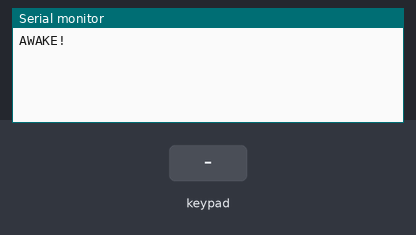
A sketch run on a simulated ESP32. On the bench: the last lines printed to the serial monitor. Inputs (shaded band) come from the test bench.

Above: at 1.2 s.
1.3 s: key '.' pressed
At 2.5 s:
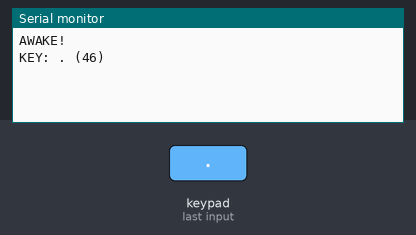
2.8 s: key 'g' pressed
At 3.5 s:
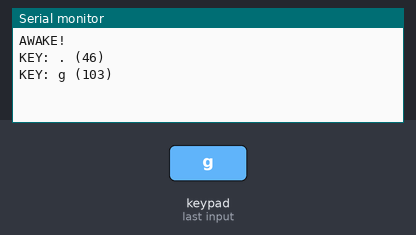
4.3 s: key 'E' pressed
At 4.9 s:
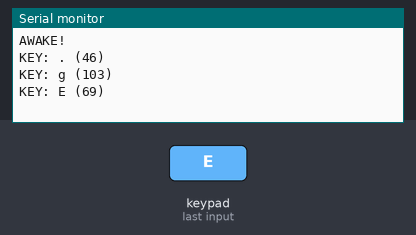
5.8 s: key 'C' pressed
At 7.0 s:
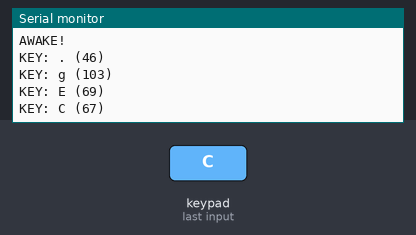
7.3 s: key 'c' pressed
At 8.1 s:
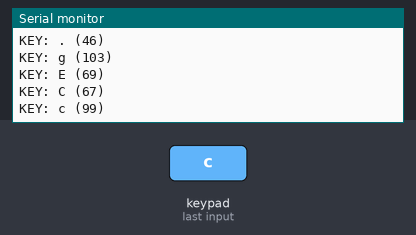
8.8 s: key 'd' pressed
At 9.5 s:
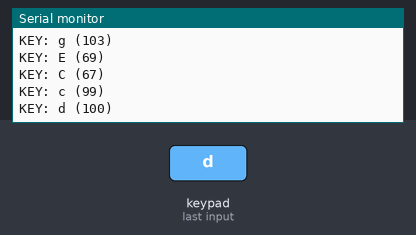

The sketch:

RadioShackSmall.ino
```cpp
#include <Keypad.h>

#define ROWS   3
#define COLS   9

#define CLR 'C'
#define CE  'E'
#define ROOT 'R'
#define CLR 'C'

char keys[ROWS][COLS] = {
  {'.','g',CE,CLR,'0','c','d','e','f'},
  {'/','%','P',CLR,ROOT,'*','-','+','='},
  {'7','9','2','1','3','6','5','4','8'}
};
byte rowPins[ROWS] = {0,1,20};
byte colPins[COLS] = {15,16,17,18,19,5,4,3,2};

Keypad customKeypad = Keypad( makeKeymap(keys), rowPins, colPins, ROWS, COLS);

void setup(){
  Serial.begin(115200);
  Serial.println("AWAKE!");
}

void loop(){
  char customKey = customKeypad.getKey();
  if (customKey){
    Serial.printf("KEY: %c (%d)\n", customKey, customKey);
  }
}
```

Measured:
- after the input at 1.3 s, the serial monitor: prints a new line at once (image 1)
- after the input at 2.8 s, the serial monitor: prints a new line at once (image 2)
- after the input at 4.3 s, the serial monitor: prints a new line at once (image 3)
- after the input at 5.8 s, the serial monitor: prints a new line at once (image 4)
- after the input at 7.3 s, the serial monitor: prints a new line at once (image 5)
- after the input at 8.8 s, the serial monitor: prints a new line at once (image 6)
